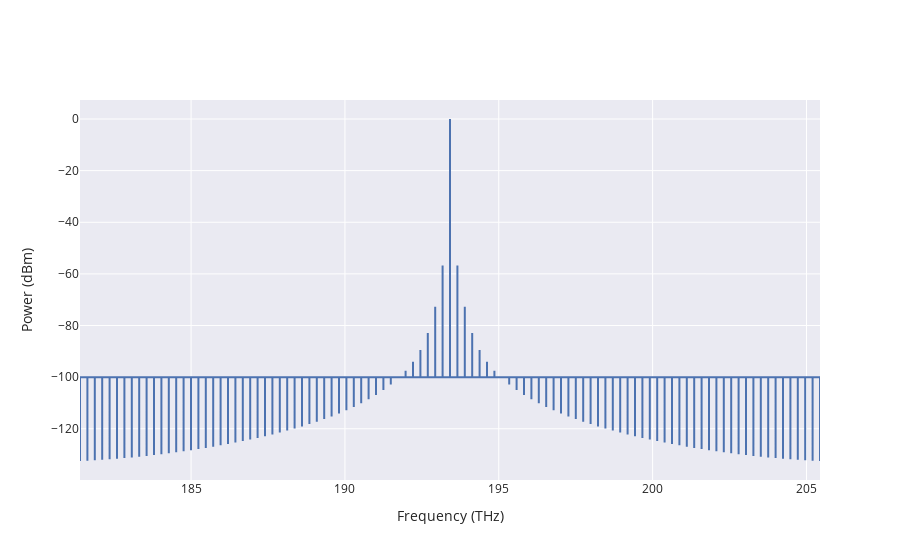

The notebook cell saved with this chart:
### Code cell
ind=738
solverp1.PlotCombSpectra(ind).show()

### Figure 1 — Plotly figure (JSON) as saved in the notebook; plotly's stock layout.template omitted (floating-point values rounded to 4 significant figures; data arrays with more than 128 entries replaced by an {"elided": "..."} marker saying what was removed)
{"data": [{"name": "Waveguide", "type": "scatter", "uid": "1d9323d2-1ebd-4f1e-9495-2e5ac64105e8", "x": {"elided": "303 float values"}, "y": {"elided": "303 float values"}}], "layout": {"xaxis": {"title": {"text": "Frequency (THz)"}}, "yaxis": {"title": {"text": "Power (dBm)"}}}}
